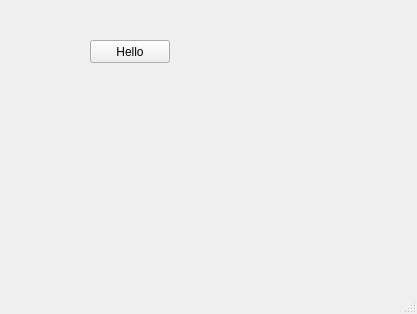
<?xml version="1.0" encoding="UTF-8"?>
<ui version="4.0">
 <class>MainWindow</class>
 <widget class="QMainWindow" name="MainWindow">
  <property name="geometry">
   <rect>
    <x>0</x>
    <y>0</y>
    <width>417</width>
    <height>314</height>
   </rect>
  </property>
  <property name="windowTitle">
   <string>MainWindow</string>
  </property>
  <widget class="QWidget" name="centralwidget">
   <widget class="QPushButton" name="btnHello">
    <property name="geometry">
     <rect>
      <x>90</x>
      <y>40</y>
      <width>80</width>
      <height>23</height>
     </rect>
    </property>
    <property name="text">
     <string>Hello</string>
    </property>
   </widget>
  </widget>
  <widget class="QMenuBar" name="menubar">
   <property name="geometry">
    <rect>
     <x>0</x>
     <y>0</y>
     <width>417</width>
     <height>23</height>
    </rect>
   </property>
  </widget>
  <widget class="QStatusBar" name="statusbar"/>
 </widget>
 <resources/>
 <connections/>
</ui>
